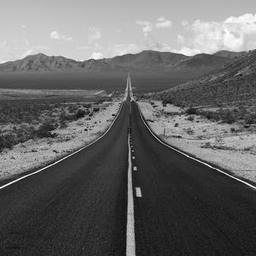
#> input picture Images/road.bmp, 256 x 256 px
$ jupyter execute 'Exp 5 - Implementation of Image Enhancement Methods (Spatial & Frequency Domain).ipynb'   (older library calls are emulated)
#> lines starting #> are read from the running program, lines starting #| are printed output that depends on the picture
# Experiment 5: Implementation of Image Enhancement Methods (Spatial & Frequency Domain)
###### Siddhartha Dutta - A70405217037 - BCSE1732

[cell 1]
# Importing the Libraries & Loading the Image
import cv2
import matplotlib.pyplot as plt
import numpy as np

image = cv2.imread('Images/road.bmp', cv2.IMREAD_GRAYSCALE)
#> image is the input picture: shape (256, 256); min 7, max 255, mean 101.6
plt.title('Original Image')
plt.imshow(image, cmap='gray')
print('Original Image Shape:', image.shape)
#| Original Image Shape: (256, 256)

## 1. Smoothing Filters<br>Average, Weighted, Median, Minimum, Maximum, Mid-Point
* Image smoothing filters are applied to reduce the amount of noise in an image.<br>
* This process involves convolution i.e. moving a kernel over the image pixels and computing new values.<br>
    * **Average Filter:** Computes the average of the pixel values in the kernel.
    * **Weighted Average Filter:** Computes the weighted average of the pixel values in the kernel.
    * **Median:** Computes the median of all the pixel values in the kernel.
    * **Minimum:** Selects the least pixel value of all those in the kernel.
    * **Maximum:** Selects the highest pixel value of all those in the kernel.
    * **Mid-Point:** Computes the average of the maximum and minimum pixel values in the kernel.

[cell 2]
average_filter = np.zeros(image.shape)
weighted_filter = np.zeros(image.shape)
median_filter = np.zeros(image.shape)
min_filter = np.zeros(image.shape)
max_filter = np.zeros(image.shape)
midpoint_filter = np.zeros(image.shape)

padded_image = cv2.copyMakeBorder(image, 1, 1, 1, 1, cv2.BORDER_CONSTANT) # Padding Image
print('Padded Image Shape:', padded_image.shape)
#| Padded Image Shape: (258, 258)

[cell 3]
# Moving 3x3 Kernel Over Padded Image
for x in range(1, padded_image.shape[0]-1):
    for y in range(1, padded_image.shape[1]-1):
        neighbours = list()
        neighbours.append(padded_image[x-1][y-1]) # w0
        neighbours.append(padded_image[x-1, y])   # w1
        neighbours.append(padded_image[x-1, y+1]) # w2
        neighbours.append(padded_image[x, y-1])   # w3
        neighbours.append(padded_image[x, y])     # w4
        neighbours.append(padded_image[x, y+1])   # w5
        neighbours.append(padded_image[x+1, y-1]) # w6
        neighbours.append(padded_image[x+1, y])   # w7
        neighbours.append(padded_image[x+1, y+1]) # w8
        average_filter[x-1][y-1] = sum(neighbours) / len(neighbours)
        weighted_filter[x-1][y-1] = ((neighbours[0]+neighbours[2]+neighbours[6]+neighbours[8]) \
                                    + (2*(neighbours[1]+neighbours[3]+neighbours[5]+neighbours[7])) \
                                    + (4*neighbours[4])) / 16
        median_filter[x-1][y-1] = sorted(neighbours)[len(neighbours)//2]
        min_filter[x-1][y-1] = min(neighbours)
        max_filter[x-1][y-1] = max(neighbours)
        midpoint_filter[x-1][y-1] = (max(neighbours)+min(neighbours))/2
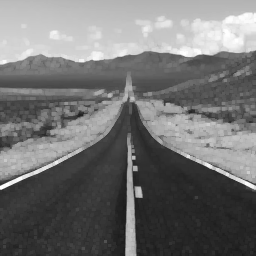
#> max_filter: shape (256, 256) float64; min 25, max 255, mean 114
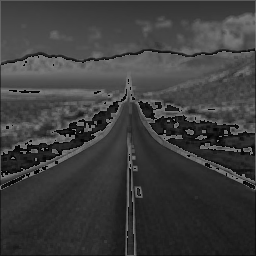
#> midpoint_filter: shape (256, 256) float64; min 0, max 127.5, mean 61.2
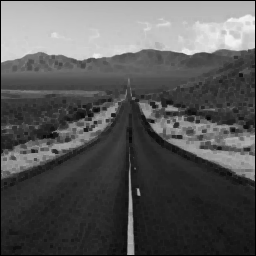
#> min_filter: shape (256, 256) float64; min 0, max 246, mean 87.9
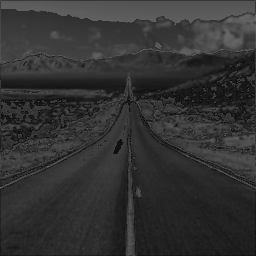
#> weighted_filter: shape (256, 256) float64; min 6.75, max 106.6, mean 50.7

[cell 4]
# Displaying Results
fig = plt.figure(figsize=(14,8))
ax1 = fig.add_subplot(231)
ax2 = fig.add_subplot(232)
ax3 = fig.add_subplot(233)
ax4 = fig.add_subplot(234)
ax5 = fig.add_subplot(235)
ax6 = fig.add_subplot(236)


ax1.imshow(average_filter, cmap='gray')
ax1.title.set_text('Average Smoothing Filter')
ax2.imshow(weighted_filter, cmap='gray')
ax2.title.set_text('Weighted Average Smoothing Filter')
ax3.imshow(median_filter, cmap='gray')
ax3.title.set_text('Median Smoothing Filter')
ax4.imshow(max_filter, cmap='gray')
ax4.title.set_text('Maximum Smoothing Filter')
ax5.imshow(min_filter, cmap='gray')
ax5.title.set_text('Minimum Smoothing Filter')
ax6.imshow(midpoint_filter, cmap='gray')
ax6.title.set_text('Midpoint Smoothing Filter')
plt.show()

## 2. Smoothing with Gaussian Filter
* The effect of applying the Gaussian filter is to blur an image and remove detail and noise.
* It uses a kernel that represents the shape of a Gaussian or bell-shaped hump.
* The Gaussian filter outputs a weighted average of each pixel’s neighborhood, with the average weighted more towards the value of the central pixels.

[cell 5]
gaussian_filter = cv2.GaussianBlur(image, (3,3), 0)

fig = plt.figure(figsize=(8,8))
ax1 = fig.add_subplot(121)
ax2 = fig.add_subplot(122)
ax1.imshow(image, cmap='gray')
ax1.title.set_text('Original Image')
ax2.imshow(gaussian_filter, cmap='gray')
ax2.title.set_text('Gaussian Smoothing Filter')

## 3. Sharpening Filters<br>Laplace Filter, Unsharp Mask, High Boost Filter, Gradient Mask
* Image sharpening involves emphasizing details and enhances the edges of objects in an image.
* Sharpening filters are very sensitive to noise. Sharpening may create unwanted edge effects or increase image noise.
    * **Laplace Filter:** Involves the Laplacian kernel for edge detection.
    * **Unsharp Mask:** Involves subtracting the blurred image from the original image before filtering.
    * **High Boost Filter:** Is a specialized case of the unsharp masking filter.
    * **Gradient Mask:** Makes use of the Sobel operator to detect edges.

[cell 6]
# Laplace Filter
laplacian = cv2.Laplacian(image, cv2.CV_8U)

# Unsharp Masking
gaussian_blur = cv2.GaussianBlur(image, (7,7), 0)
unsharp_image = cv2.addWeighted(image, 2, gaussian_blur, -1, 0)

'''
# 2D Filtering
conv_filter = np.array([[-1, -1, -1], [-1, 9, -1], [-1, -1, -1]])
filtered = cv2.filter2D(image, -1, conv_filter)
'''

# High Boost Filter
kernel = np.array([[-1, -1, -1],
                   [-1,  8, -1],
                   [-1, -1, -1]])
high_boost_image = cv2.filter2D(image, -1, kernel)

# Gradient Mask
gradient_mask_image = cv2.Sobel(image, cv2.CV_8UC1, 1, 0)

[cell 7]
# Displaying Results
fig = plt.figure(figsize=(14, 12))
ax1 = fig.add_subplot(151)
ax2 = fig.add_subplot(152)
ax3 = fig.add_subplot(153)
ax4 = fig.add_subplot(154)
ax5 = fig.add_subplot(155)

ax1.imshow(image, cmap='gray')
ax1.title.set_text('Original Image')
ax2.imshow(laplacian, cmap='gray')
ax2.title.set_text('Laplace Filter')
ax3.imshow(unsharp_image, cmap='gray')
ax3.title.set_text('Unsharp Mask Filter')
ax4.imshow(high_boost_image, cmap='gray')
ax4.title.set_text('High Boost Filter')
ax5.imshow(gradient_mask_image, cmap='gray')
ax5.title.set_text('Gradient Mask Filtering')

## 4. Noise Removal
* Denoising of an image refers to the process of reconstruction of a signal from noisy images.
* Denoising is done to remove unwanted noise from image to analyze it in better form.
* Denoising is achieved using the *cv2.fastNlMeansDenoisingColored* function.

[cell 8]
# Adding Noise to Image
noise = np.zeros(image.shape, np.uint8)
cv2.randn(noise, mean=0, stddev=30)
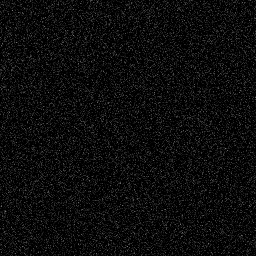
#> noise: shape (256, 256); min 0, max 126, mean 11.9
noisy = cv2.add(image, noise)

# Noise Removal
colored = cv2.cvtColor(noisy, cv2.COLOR_GRAY2BGR)
denoised = cv2.fastNlMeansDenoisingColored(colored, None, 10, 10, 7, 15)

[cell 9]
# Displaying Results
fig = plt.figure(figsize=(8, 8))
ax1 = fig.add_subplot(121)
ax2 = fig.add_subplot(122)
ax1.imshow(noisy, cmap='gray')
ax1.title.set_text('Noisy Image')
ax2.imshow(denoised, cmap='gray')
ax2.title.set_text('De-noised Image')
#> figure, not shown here; B, G, R data is drawn as R, G, B

## 5. Histogram Based Processing
* In digital image processing, the histogram is used for graphical representation of a digital image.
* A graph is a plot by the number of pixels for each tonal value.

### Histogram Equalization
* Histogram equalization is used for equalizing all the pixel values of an image.
* Transformation is done in such a way that uniform flattened histogram is produced.
* Histogram equalization increases the dynamic range of pixel values.
* It makes an equal count of pixels at each level which produces a flat histogram with high contrast image.

[cell 10]
# Performing Histogram Equalization
equal_hist = cv2.equalizeHist(image)
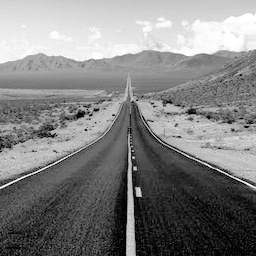
#> equal_hist: shape (256, 256); min 0, max 255, mean 128.6

# Displaying Results
fig = plt.figure(figsize=(12, 8))
ax1 = fig.add_subplot(221)
ax2 = fig.add_subplot(222)
ax3 = fig.add_subplot(223)
ax4 = fig.add_subplot(224)

ax1.imshow(image, cmap='gray')
ax1.title.set_text('Original Image')
ax2.hist(image.ravel(), bins=256)
ax2.title.set_text('Original Image Distribution')
ax3.imshow(equal_hist, cmap='gray')
ax3.title.set_text('Histogram Equalized Image')
ax4.hist(equal_hist.ravel(), bins=256)
ax4.title.set_text('Histogram Equalized Image Distribution')
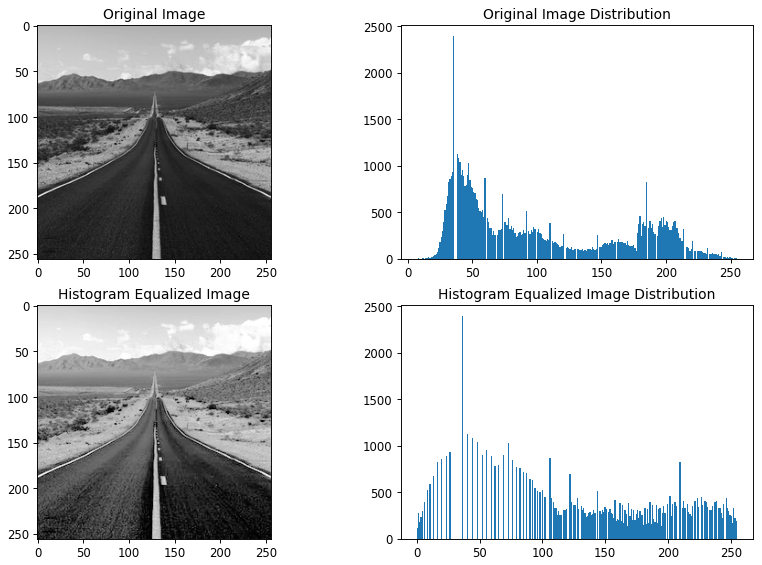
#> figure drawn by matplotlib, 4 panels; panel 2: tallest bar 2389 high, from x = 35.09 to 36.06; panel 4: tallest bar 2389 high, from x = 35.86 to 36.86

### Histogram Matching (Specification)
* Histogram matching/specification is the transformation of an image so that its histogram matches a specified histogram.
* The histogram equalization method is a special case in which the specified histogram is uniformly distributed.
* The function *hist_match* below matches the histogram of the source image with that of the template image.

[cell 11]
import numpy as np

def hist_match(source, template):
    """
    Adjust the pixel values of a grayscale image such that its histogram
    matches that of a target image

    Arguments:
    -----------
        source: np.ndarray
            Image to transform; the histogram is computed over the flattened
            array
        template: np.ndarray
            Template image; can have different dimensions to source
    Returns:
    -----------
        matched: np.ndarray
            The transformed output image
    """

    oldshape = source.shape
    source = source.ravel()
    template = template.ravel()

    # get the set of unique pixel values and their corresponding indices and
    # counts
    s_values, bin_idx, s_counts = np.unique(source, return_inverse=True,
                                            return_counts=True)
    t_values, t_counts = np.unique(template, return_counts=True)

    # take the cumsum of the counts and normalize by the number of pixels to
    # get the empirical cumulative distribution functions for the source and
    # template images (maps pixel value --> quantile)
    s_quantiles = np.cumsum(s_counts).astype(np.float64)
    s_quantiles /= s_quantiles[-1]
    t_quantiles = np.cumsum(t_counts).astype(np.float64)
    t_quantiles /= t_quantiles[-1]

    # interpolate linearly to find the pixel values in the template image
    # that correspond most closely to the quantiles in the source image
    interp_t_values = np.interp(s_quantiles, t_quantiles, t_values)

    return interp_t_values[bin_idx].reshape(oldshape)

[cell 12]
# Applying Histogram Matching Method
template_image = cv2.imread('Images/road.bmp', cv2.IMREAD_GRAYSCALE)
template_image =  cv2.add(template_image,np.array([50.0]))  # Making Template Image Lighter
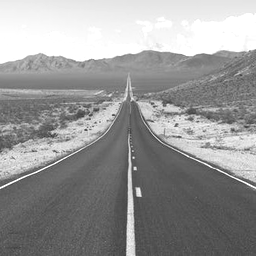
#> template_image: shape (256, 256); min 57, max 255, mean 150.7
source_image = cv2.imread('Images/puppy.jpg', cv2.IMREAD_GRAYSCALE)
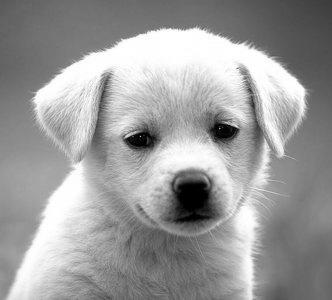
#> input picture Images/puppy.jpg, 332 x 300 px
#> source_image is the input picture: shape (300, 332); min 0, max 255, mean 155.7
source_image = cv2.resize(source_image, template_image.shape)  # Making Both Images of Same Shape
#> source_image: shape (256, 256)
print('Source Image Shape:', source_image.shape)
#| Source Image Shape: (256, 256)
print('Template Image Shape:', template_image.shape)
#| Template Image Shape: (256, 256)

matched_image = hist_match(source_image, template_image)
#> in hist_match, `s_values, bin_idx, s_counts = np.unique(source, return_inverse=True, r..`: s_values = 256 values from 0 to 255; s_counts = 256 values, max 1874 at index 254, min 8 at index 33, mean 256
#> in hist_match, `t_values, t_counts = np.unique(template, return_counts=True)`: t_values = 190 values from 57 to 255; t_counts = 190 values, max 5165 at index 189, min 1 at index 0, mean 344.9
#> in hist_match, `s_quantiles = np.cumsum(s_counts).astype(np.float64)`: s_quantiles = 256 values from 251 to 65536
#> in hist_match, `s_quantiles /= s_quantiles[-1]`: s_quantiles = 256 values from 0.00383 to 1
#> in hist_match, `t_quantiles = np.cumsum(t_counts).astype(np.float64)`: t_quantiles = 190 values from 1 to 65536
#> in hist_match, `t_quantiles /= t_quantiles[-1]`: t_quantiles = 190 values from 1.53e-05 to 1
#> in hist_match, `interp_t_values = np.interp(s_quantiles, t_quantiles, t_values)`: interp_t_values = 256 values from 72.76 to 255
#> in hist_match, `return interp_t_values[bin_idx].reshape(oldshape)`:
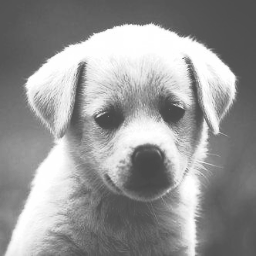
#> returned value: shape (256, 256) float64; min 72.76, max 255, mean 150.6

[cell 13]
# Displaying Results
fig = plt.figure(figsize=(12, 8))
ax1 = fig.add_subplot(131)
ax2 = fig.add_subplot(132)
ax3 = fig.add_subplot(133)

ax1.imshow(source_image, cmap=plt.cm.gray)
ax1.set_title('Source Image')
ax2.imshow(template_image, cmap=plt.cm.gray)
ax2.set_title('Template Image')
ax3.imshow(matched_image, cmap=plt.cm.gray)
ax3.set_title('Matched Image')
